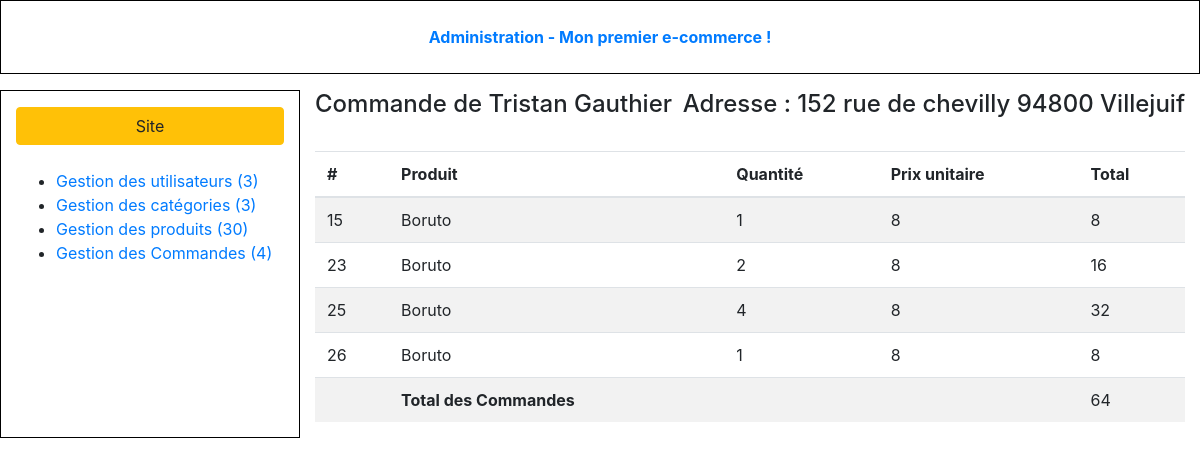
The app's page /admin/index.php?controller=orders&action=info&user_id=1 (signed in) with its own data.
### tables this page shows
CREATE TABLE IF NOT EXISTS `users` (
  `id` int(11) NOT NULL AUTO_INCREMENT,
  `firstname` varchar(255) NOT NULL,
  `lastname` varchar(255) NOT NULL,
  `email` varchar(255) NOT NULL,
  `adress` text,
  `password` varchar(255) NOT NULL,
  `is_admin` tinyint(1) NOT NULL,
  PRIMARY KEY (`id`)
);

CREATE TABLE IF NOT EXISTS `orders` (
  `id` int(11) NOT NULL AUTO_INCREMENT,
  `user_id` int(11) NOT NULL,
  `product_id` int(11) NOT NULL,
  `product_quantity` int(11) NOT NULL,
  `product_price` int(11) NOT NULL,
  PRIMARY KEY (`id`)
);

CREATE TABLE IF NOT EXISTS `products` (
  `id` int(11) NOT NULL AUTO_INCREMENT,
  `name` text NOT NULL,
  `summary` text NOT NULL,
  `price` int(11) NOT NULL,
  `quantity` int(11) NOT NULL,
  `category_id` int(11) NOT NULL,
  `main_image` text,
  `is_online` tinyint(1) NOT NULL,
  PRIMARY KEY (`id`)
);

### admin/models/Order.php (called while the page is built)
<?php
function getAllOrder(){
    $db = dbConnect();
    $query = $db->query('SELECT * FROM orders');
    $result = $query->fetchAll();
    return $result;
}
function getOrderByUser($id){
    $db = dbConnect();
    $query = $db->prepare('SELECT * FROM orders WHERE user_id = ?');
    $query->execute([
        $id
    ]);
    $result = $query->fetchAll();
    return $result;
}
function infoUser($id){
    $db = dbConnect();
    $query = $db->query("
        SELECT u.*
        FROM users u
        JOIN orders o
        ON u.id = o.user_id
        WHERE o.user_id = $id");
    $result = $query ->fetch();
    return $result;
}

### admin/models/User.php (called while the page is built, shortened)
<?php
function getAllUser(){
    $db = dbConnect();
    $query = $db->query('SELECT * FROM users');
    $result = $query->fetchAll();
    return $result;
}

### admin/models/Product.php (called while the page is built, shortened)
<?php
function getProduct($id){
    $db = dbConnect();
    $query = $db->prepare('SELECT * FROM products WHERE id = ?');
    $result = $query->execute([
        $id
    ]);
    $resultQuery = $query->fetch();
    return $resultQuery;
}

### admin/views/orderViews/orderInfo.php (the view, shortened to what this page needs)
<!DOCTYPE html>
<html>
<head>
</head>
<body class="index-body">
<div class="container-fluid">
    <?php require 'assets/partials/header.php' ?>
    <div class="row my-3 index-content">
        <?php require 'assets/partials/nav.php' ?>
        <section class="col-9">
            <header class="pb-4 d-flex justify-content-between">
                <h4>Commande de <?= $user['firstname'] ?> <?= $user['lastname'] ?></h4>
                <h4> Adresse : <?= $user['adress'] ?> </h4>
            </header>
            <table class="table table-striped">
                <thead>
                <tr>
                    <th>#</th>
                    <th>Produit</th>
                    <th>Quantité</th>
                    <th>Prix unitaire</th>
                    <th>Total</th>
                </tr>
                </thead>
                <tbody>
                <?php $resultMulti = 0 ?>
                <?php foreach ($orders as $order) : ?>
                    <?php $product= getProduct($order['product_id']) ?>
                    <tr>
                        <td><?= $order['id'] ?></td>
                        <td><?= $product['name'] ?></td>
                        <td><?= $order['product_quantity'] ?></td>
                        <td><?= $order['product_price'] ?></td>
                        <td><?= $order['product_price'] * $order['product_quantity'] ?>
                            <?php $resultMulti = $resultMulti + $order['product_quantity'] * $order['product_price'] ?>
                        </td>
                    </tr>
                <?php endforeach; ?>
                <tr>
                    <td></td>
                    <th>Total des Commandes</th>
                    <td></td>
                    <td></td>
                    <td><?= $resultMulti ?></td>
                </tr>
                </tbody>
            </table>
        </section>
    </div>
</div>
</body>

### records on screen
users: firstname "Tristan", lastname "Gauthier", adress "152 rue de chevilly 94800 Villejuif"
orders: id "15", product.name "Boruto", product_quantity "1", product_price "8", $order['product_price']*$order['product_quantity'] "8"
orders: id "23", product.name "Boruto", product_quantity "2", product_price "8", $order['product_price'] * $order['product_quantity'] "16"
orders: id "25", product.name "Boruto", product_quantity "4", product_price "8", $order['product_price'] * $order['product_quantity'] "32"
orders: id "26", product.name "Boruto", product_quantity "1", product_price "8", $order['product_price']*$order['product_quantity'] "8"

### other values on screen
$nbUser "3"
$nbCategory "3"
$nbProducts "30"
$nbOrders "4"
$resultMulti "64"
